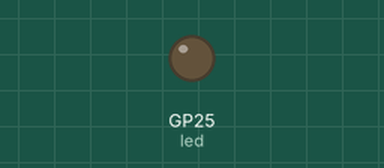
Simulated run of this program. Board: Raspberry Pi Pico running CircuitPython. Shown: output pins drawn as LEDs (lit = HIGH). The clock reads 2024-03-15 10:24:30 at power-on unless the program sets it; files the program writes start out absent; the GPS gets a fix after 3 s at 37.7749, -122.4194 with 8 satellites; what the program prints to the serial console is not drawn.

Above: at 0.1 s.
At 3.1 s:
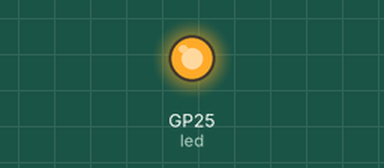
Timing chart, 0 to 5.5 s (numbered marks = the images above):
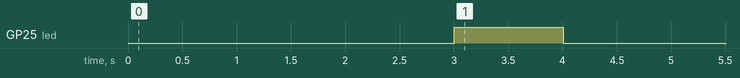

The program:

FinalCode1.py
```python
import time
import board
import busio
import digitalio
import adafruit_gps

led = digitalio.DigitalInOut(board.LED)     # sets up LED in these 2 lines
led.direction=digitalio.Direction.OUTPUT

uart = busio.UART(board.GP4, board.GP5, baudrate=9600, timeout=10) #
gps = adafruit_gps.GPS(uart, debug=False)

prev_lat = 0.0
prev_long = 0.0


gps.send_command(b"PMTK314,0,1,0,1,0,0,0,0,0,0,0,0,0,0,0,0,0,0,0")
gps.send_command(b"PMTK220,500")


with open("/NEWWORKTEST2.txt", "a") as textFile:
    while True:
        update = gps.update()
        # Every second print out current location details if there's a fix.

        if not gps.has_fix:
            # Try again if we don't have a fix yet.
            print("Waiting for fix...")
            time.sleep(.5)
            continue

        else:
            latitude = round(float(gps.latitude), 4)
            longitude = round(float(gps.longitude), 4)

            if update and not ((prev_lat == latitude) and (prev_long == longitude)):

                print(latitude)
                print(longitude)
                print(gps.timestamp_utc.tm_min)
                print(gps.timestamp_utc.tm_sec)
                print("-" * 40)

                textFile.write(f'{latitude}, {longitude}\n')
                textFile.flush()

                prev_lat = latitude
                prev_long = longitude

                led.value = True
                time.sleep(1)
                led.value = False
            else:
                print("-No new values-")
```

Measured:
- by itself, GP25 (led): LOW → HIGH at 3.0 s, → LOW 1.0 s later
